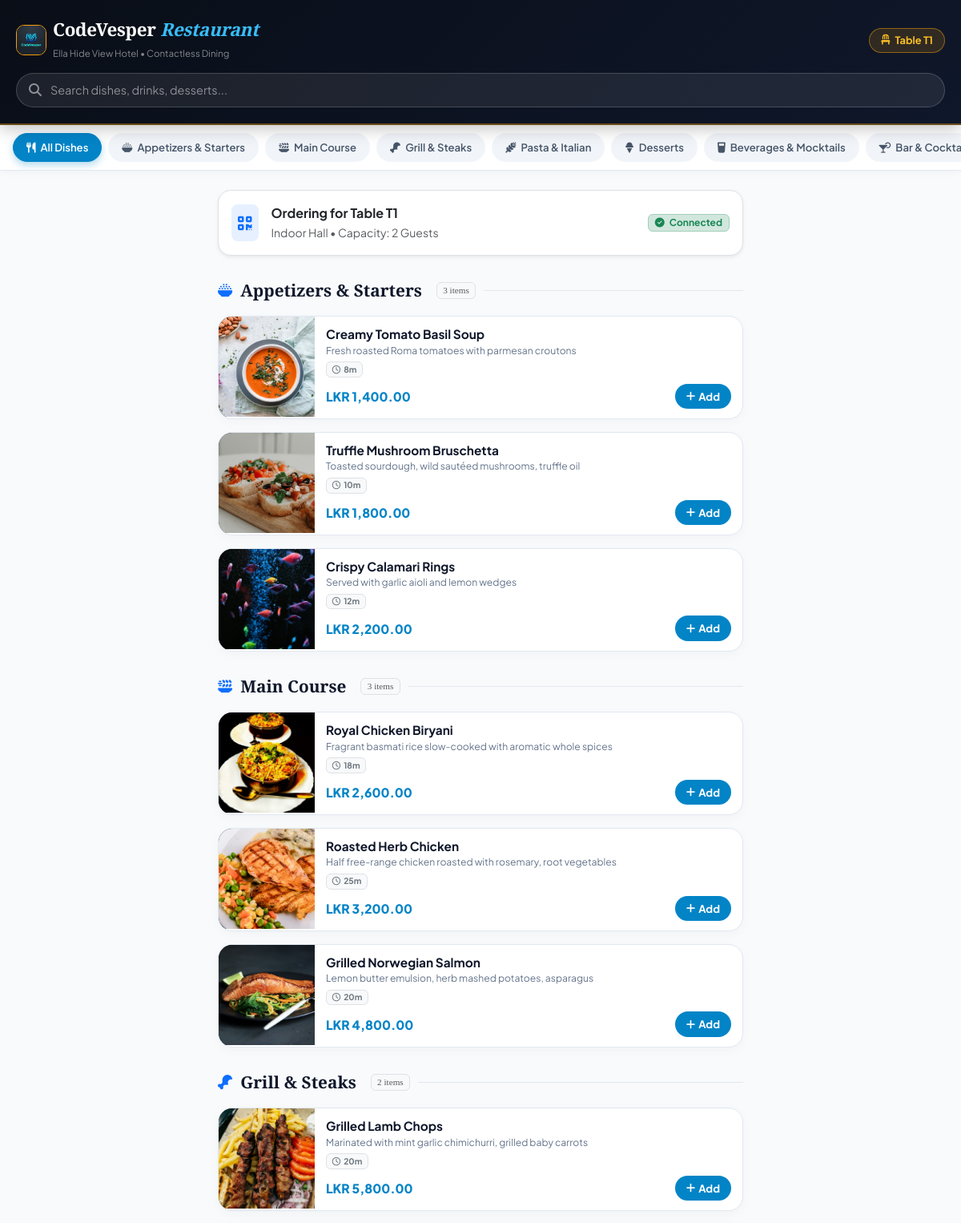
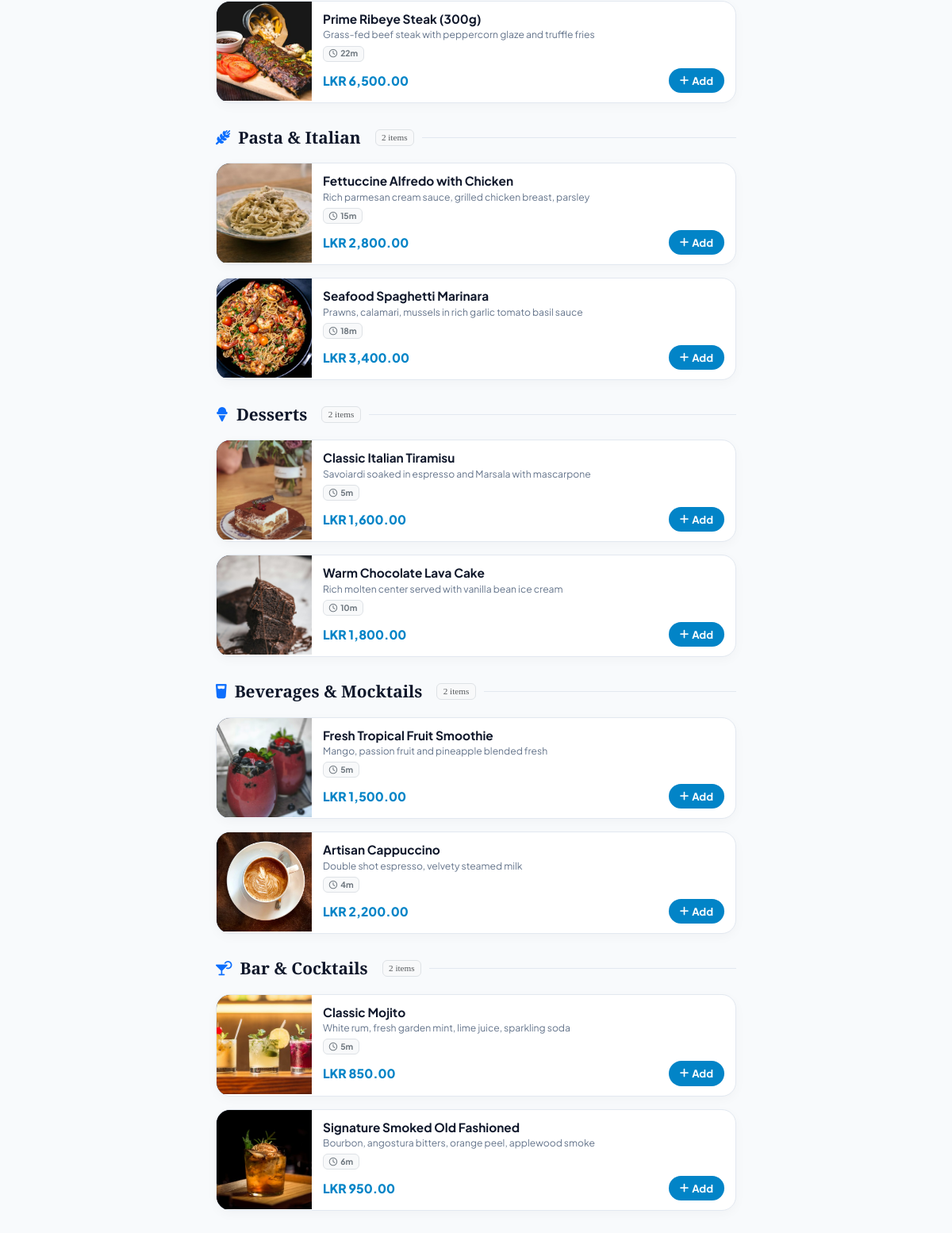
/qr-menu.php, run on the app's committed database (2 pictures, top to bottom).
### tables this page shows
CREATE TABLE `dining_tables` (
  `id` int NOT NULL AUTO_INCREMENT,
  `table_number` varchar(20) NOT NULL,
  `section` varchar(50) DEFAULT 'Main Dining',
  `capacity` int DEFAULT '4',
  `status` enum('available','occupied','reserved','cleaning') DEFAULT 'available',
  PRIMARY KEY (`id`)  ,
  UNIQUE KEY `table_number` (`table_number`)
);

CREATE TABLE `menu_categories` (
  `id` int NOT NULL AUTO_INCREMENT,
  `name` varchar(50) NOT NULL,
  `icon` varchar(50) DEFAULT 'utensils',
  `sort_order` int DEFAULT '0',
  `status` enum('active','inactive') DEFAULT 'active',
  PRIMARY KEY (`id`)  
);

CREATE TABLE `menu_items` (
  `id` int NOT NULL AUTO_INCREMENT,
  `category_id` int NOT NULL,
  `name` varchar(100) NOT NULL,
  `description` varchar(255) DEFAULT NULL,
  `price` decimal(10,2) NOT NULL,
  `cost_price` decimal(10,2) DEFAULT '0.00',
  `image` varchar(255) DEFAULT 'default_food.jpg',
  `is_available` tinyint(1) DEFAULT '1',
  `prep_time_minutes` int DEFAULT '15',
  PRIMARY KEY (`id`)  ,
  KEY `category_id` (`category_id`),
  CONSTRAINT `menu_items_ibfk_1` FOREIGN KEY (`category_id`) REFERENCES `menu_categories` (`id`)
);

### includes/functions.php (called while the page is built, shortened)
<?php
function formatMoney($amount): string {
    $symbol = defined('APP_CURRENCY') ? APP_CURRENCY : 'LKR ';
    return $symbol . number_format((float)$amount, 2);
}

### qr-menu.php (the view, shortened to what this page needs)
<?php
require_once __DIR__ . '/includes/functions.php';
$db = getDbConnection();
$tableParam = $_GET['table'] ?? ($_GET['t'] ?? '1');
$tableId = is_numeric($tableParam) ? (int)$tableParam : 1;
$tStmt = $db->prepare("SELECT * FROM dining_tables WHERE id = ?");
$tStmt->execute([$tableId]);
$table = $tStmt->fetch(PDO::FETCH_ASSOC);
$categories = $db->query("
    SELECT c.*, COUNT(m.id) as item_count
    FROM menu_categories c
    JOIN menu_items m ON c.id = m.category_id
    WHERE m.is_available = 1
    GROUP BY c.id
    ORDER BY c.id ASC
")->fetchAll(PDO::FETCH_ASSOC);
$menuItems = $db->query("
    SELECT m.*, c.name as category_name
    FROM menu_items m
    JOIN menu_categories c ON m.category_id = c.id
    WHERE m.is_available = 1
    ORDER BY c.id ASC, m.price ASC
")->fetchAll(PDO::FETCH_ASSOC);
$itemsByCategory = [];
foreach ($menuItems as $item) {
    $itemsByCategory[$item['category_id']][] = $item;
}
$catIcons = [
    'Appetizers & Starters'  => 'fa-bowl-rice',
    'Main Course'            => 'fa-plate-wheat',
    'Grill & Steaks'         => 'fa-drumstick-bite',
    'Pasta & Italian'        => 'fa-wheat-awn',
    'Desserts'               => 'fa-ice-cream',
    'Beverages & Mocktails'  => 'fa-glass-water',
    'Bar & Cocktails'        => 'fa-martini-glass-citrus'
];
?>
<!DOCTYPE html>
<html lang="en">
<head>
    <link href="https://cdn.jsdelivr.net/npm/bootstrap@5.3.3/dist/css/bootstrap.min.css" rel="stylesheet">
    <link rel="stylesheet" href="https://cdnjs.cloudflare.com/ajax/libs/font-awesome/6.5.2/css/all.min.css">
</head>
<body>
<header class="qr-hero-header">
    <div class="d-flex align-items-center justify-content-between">
        <div class="d-flex align-items-center gap-2">
            <img src="assets/images/logo.jpg" alt="Logo" style="width: 38px; height: 38px; border-radius: 10px; object-fit: cover; border: 1.5px solid #f59e0b;">
            <div>
                <h1 class="hotel-brand-title"><?= APP_NAME ?> <span>Restaurant</span></h1>
                <small class="text-white-50" style="font-size: 0.72rem;">Ella Hide View Hotel &bull; Contactless Dining</small>
            </div>
        </div>
        <div class="table-pill-badge">
            <i class="fa-solid fa-chair"></i>
            <span><?= htmlspecialchars($table['table_number']) ?></span>
        </div>
    </div>
    <div class="search-container position-relative">
        <i class="fa-solid fa-magnifying-glass position-absolute text-white-50" style="left: 16px; top: 13px;"></i>
        <input type="text" id="menuSearchInput" class="search-input-box" placeholder="Search dishes, drinks, desserts..." onkeyup="filterMenuSearch()">
    </div>
</header>
<nav class="category-nav-strip">
    <a href="#all" class="cat-chip active" onclick="scrollToCategory('all', event)">
        <i class="fa-solid fa-utensils"></i> All Dishes
    </a>
    <?php foreach ($categories as $cat):
        $icon = $catIcons[$cat['name']] ?? 'fa-bowl-food';
    ?>
        <a href="#cat-<?= $cat['id'] ?>" class="cat-chip" onclick="scrollToCategory('cat-<?= $cat['id'] ?>', event)">
            <i class="fa-solid <?= $icon ?>"></i> <?= htmlspecialchars($cat['name']) ?>
        </a>
    <?php endforeach; ?>
</nav>
<main class="container py-2" style="max-width: 680px;">
    <div class="p-3 bg-white rounded-4 border my-3 d-flex align-items-center justify-content-between shadow-sm">
        <div class="d-flex align-items-center gap-3">
            <div class="p-2 bg-primary bg-opacity-10 text-primary rounded-3 fs-5">
                <i class="fa-solid fa-qrcode"></i>
            </div>
            <div>
                <strong class="text-dark d-block">Ordering for <?= htmlspecialchars($table['table_number']) ?></strong>
                <small class="text-muted"><?= htmlspecialchars($table['section'] ?? 'Main Dining Area') ?> &bull; Capacity: <?= $table['capacity'] ?> Guests</small>
            </div>
        </div>
        <span class="badge bg-success-subtle text-success border border-success-subtle px-2 py-1">
            <i class="fa-solid fa-circle-check me-1"></i> Connected
        </span>
    </div>
    <?php foreach ($categories as $cat):
        $items = $itemsByCategory[$cat['id']] ?? [];
        $icon = $catIcons[$cat['name']] ?? 'fa-bowl-food';
    ?>
        <div class="category-block" id="cat-<?= $cat['id'] ?>">
            <div class="category-section-title">
                <i class="fa-solid <?= $icon ?> text-primary small"></i>
                <span><?= htmlspecialchars($cat['name']) ?></span>
                <span class="badge bg-light text-muted border fs-6 fw-normal ms-2" style="font-size: 0.7rem !important;"><?= count($items) ?> items</span>
            </div>
            <?php foreach ($items as $item):
                $imgName = $item['image'] ?: 'default_food.jpg';
                $imgPath = file_exists(__DIR__ . '/assets/images/foods/' . $imgName)
                           ? 'assets/images/foods/' . $imgName
                           : 'assets/images/foods/default_food.jpg';
            ?>
                <div class="food-card" data-dish-id="<?= $item['id'] ?>" data-name="<?= htmlspecialchars(strtolower($item['name'])) ?>" data-desc="<?= htmlspecialchars(strtolower($item['description'] ?? '')) ?>">
                    <div class="food-img-wrapper">
                        <img src="<?= $imgPath ?>" alt="<?= htmlspecialchars($item['name']) ?>" loading="lazy">
                    </div>
                    <div class="food-details">
                        <div>
                            <div class="food-title"><?= htmlspecialchars($item['name']) ?></div>
                            <div class="food-desc"><?= htmlspecialchars($item['description'] ?: 'Prepared fresh by Ella Hide View culinary chefs.') ?></div>
                            <div class="d-flex align-items-center gap-2 mb-2">
                                <span class="badge bg-light text-secondary border" style="font-size: 0.65rem;">
                                    <i class="fa-regular fa-clock me-1"></i><?= $item['prep_time_minutes'] ?? 15 ?>m
                                </span>
                            </div>
                        </div>
                        <div class="food-meta-row">
                            <div class="food-price"><?= formatMoney($item['price']) ?></div>
                            <div>
                                <button type="button" class="btn-add-dish" id="addBtn-<?= $item['id'] ?>" onclick="addToCart(<?= $item['id'] ?>, '<?= htmlspecialchars(addslashes($item['name'])) ?>', <?= $item['price'] ?>)">
                                    <i class="fa-solid fa-plus"></i> Add
                                </button>
                            </div>
                        </div>
                    </div>
                </div>
            <?php endforeach; ?>
        </div>
    <?php endforeach; ?>
</main>
</body>
</html>

### qr-menu.php (style rules this page uses)
:root { --brand-primary: #0284c7; --brand-dark: #090e17; --brand-gold: #f59e0b; --bg-card: #ffffff; --text-dark: #0f172a; }
body { font-family: 'Plus Jakarta Sans', system-ui, sans-serif; background: #f8fafc; color: var(--text-dark); margin: 0; padding-bottom: 120px; -webkit-tap-highlight-color: transparent; }
.qr-hero-header { background: linear-gradient(135deg, #090e17 0%, #0f172a 100%); color: #ffffff; padding: 24px 20px 20px; border-bottom: 2px solid rgba(245, 158, 11, 0.4); position: sticky; top: 0; z-index: 100; box-shadow: 0 4px 20px rgba(0,0,0,0.25); }
.hotel-brand-title { font-family: 'Playfair Display', serif; font-size: 1.4rem; font-weight: 700; color: #ffffff; margin-bottom: 2px; letter-spacing: -0.3px; }
.hotel-brand-title span { color: #38bdf8; font-style: italic; }
.table-pill-badge { background: rgba(245, 158, 11, 0.15); border: 1px solid rgba(245, 158, 11, 0.5); color: #fbbf24; padding: 5px 14px; border-radius: 999px; font-size: 0.8rem; font-weight: 700; display: inline-flex; align-items: center; gap: 6px; }
.search-container { margin-top: 14px; }
.search-input-box { background: rgba(255, 255, 255, 0.08); border: 1px solid rgba(255, 255, 255, 0.18); color: #ffffff; border-radius: 50px; padding: 10px 18px 10px 42px; font-size: 0.9rem; width: 100%; transition: all 0.2s ease; }
.search-input-box::placeholder { color: rgba(255, 255, 255, 0.5); }
.category-nav-strip { background: #ffffff; padding: 10px 16px; overflow-x: auto; white-space: nowrap; position: sticky; top: 148px; z-index: 90; box-shadow: 0 2px 10px rgba(0,0,0,0.04); border-bottom: 1px solid #e2e8f0; display: flex; gap: 8px; }
.cat-chip { display: inline-flex; align-items: center; gap: 6px; padding: 7px 16px; border-radius: 50px; background: #f1f5f9; color: #475569; font-size: 0.82rem; font-weight: 600; text-decoration: none; border: 1px solid transparent; transition: all 0.2s ease; }
.cat-chip:hover, .cat-chip.active { background: #0284c7; color: #ffffff; border-color: #0284c7; box-shadow: 0 4px 10px rgba(2, 132, 199, 0.3); }
.category-section-title { font-family: 'Playfair Display', serif; font-size: 1.3rem; font-weight: 700; color: #0f172a; margin: 28px 0 16px; display: flex; align-items: center; gap: 10px; }
.category-section-title::after { content: ''; flex: 1; height: 1px; background: #e2e8f0; }
.food-card { background: #ffffff; border: 1px solid #e2e8f0; border-radius: 18px; overflow: hidden; margin-bottom: 16px; box-shadow: 0 4px 14px rgba(0,0,0,0.03); display: flex; position: relative; transition: all 0.2s ease; }
.food-img-wrapper { width: 120px; min-width: 120px; height: 125px; position: relative; overflow: hidden; background: #0f172a; }
.food-img-wrapper img { width: 100%; height: 100%; object-fit: cover; transition: transform 0.3s ease; }
.food-details { padding: 12px 14px; display: flex; flex-direction: column; justify-content: space-between; flex-grow: 1; }
.food-title { font-weight: 700; font-size: 0.96rem; color: #0f172a; margin-bottom: 2px; line-height: 1.25; }
.food-desc { font-size: 0.76rem; color: #64748b; line-height: 1.35; display: -webkit-box; -webkit-line-clamp: 2; -webkit-box-orient: vertical; overflow: hidden; margin-bottom: 6px; }
.food-meta-row { display: flex; align-items: center; justify-content: space-between; margin-top: auto; }
.food-price { font-weight: 800; color: #0284c7; font-size: 0.98rem; }
.btn-add-dish { background: #0284c7; color: #ffffff; border: none; border-radius: 50px; padding: 6px 14px; font-size: 0.82rem; font-weight: 700; display: inline-flex; align-items: center; gap: 4px; transition: all 0.2s ease; }

### data on the page
dining_tables: table_number "Table T1", section "Indoor Hall", capacity "2"
menu_categories: name "Appetizers & Starters", id "3"
menu_categories: name "Main Course", id "3"
menu_categories: name "Grill & Steaks", id "2"
menu_categories: name "Pasta & Italian", id "2"
menu_categories: name "Desserts", id "2"
menu_categories: name "Beverages & Mocktails", id "2"
menu_categories: name "Bar &…", name "Bar & Cocktails", id "2"
menu_items: image (picture), name "Creamy Tomato Basil Soup", description "Fresh roasted Roma tomatoes with parmesan croutons", prep_time_minutes "8", price "LKR 1,400.00"
menu_items: image (picture), name "Truffle Mushroom Bruschetta", description "Toasted sourdough, wild sautéed mushrooms, truffle oil", prep_time_minutes "10", price "LKR 1,800.00"
menu_items: image (picture), name "Crispy Calamari Rings", description "Served with garlic aioli and lemon wedges", prep_time_minutes "12", price "LKR 2,200.00"
menu_items: image (picture), name "Royal Chicken Biryani", description "Fragrant basmati rice slow-cooked with aromatic whole spices", prep_time_minutes "18", price "LKR 2,600.00"
menu_items: image (picture), name "Roasted Herb Chicken", description "Half free-range chicken roasted with rosemary, root vegetables", prep_time_minutes "25", price "LKR 3,200.00"
menu_items: image (picture), name "Grilled Norwegian Salmon", description "Lemon butter emulsion, herb mashed potatoes, asparagus", prep_time_minutes "20", price "LKR 4,800.00"
menu_items: image (picture), name "Grilled Lamb Chops", description "Marinated with mint garlic chimichurri, grilled baby carrots", prep_time_minutes "20", price "LKR 5,800.00"
menu_items: image (picture), name "Prime Ribeye Steak (300g)", description "Grass-fed beef steak with peppercorn glaze and truffle fries", prep_time_minutes "22", price "LKR 6,500.00"
menu_items: image (picture), name "Fettuccine Alfredo with Chicken", description "Rich parmesan cream sauce, grilled chicken breast, parsley", prep_time_minutes "15", price "LKR 2,800.00"
menu_items: image (picture), name "Seafood Spaghetti Marinara", description "Prawns, calamari, mussels in rich garlic tomato basil sauce", prep_time_minutes "18", price "LKR 3,400.00"
menu_items: image (picture), name "Classic Italian Tiramisu", description "Savoiardi soaked in espresso and Marsala with mascarpone", prep_time_minutes "5", price "LKR 1,600.00"
menu_items: image (picture), name "Warm Chocolate Lava Cake", description "Rich molten center served with vanilla bean ice cream", prep_time_minutes "10", price "LKR 1,800.00"
menu_items: image (picture), name "Fresh Tropical Fruit Smoothie", description "Mango, passion fruit and pineapple blended fresh", prep_time_minutes "5", price "LKR 1,500.00"
menu_items: image (picture), name "Artisan Cappuccino", description "Double shot espresso, velvety steamed milk", prep_time_minutes "4", price "LKR 2,200.00"
menu_items: image (picture), name "Classic Mojito", description "White rum, fresh garden mint, lime juice, sparkling soda", prep_time_minutes "5", price "LKR 850.00"
menu_items: image (picture), name "Signature Smoked Old Fashioned", description "Bourbon, angostura bitters, orange peel, applewood smoke", prep_time_minutes "6", price "LKR 950.00"

### other printed values
APP_NAME "CodeVesper"
